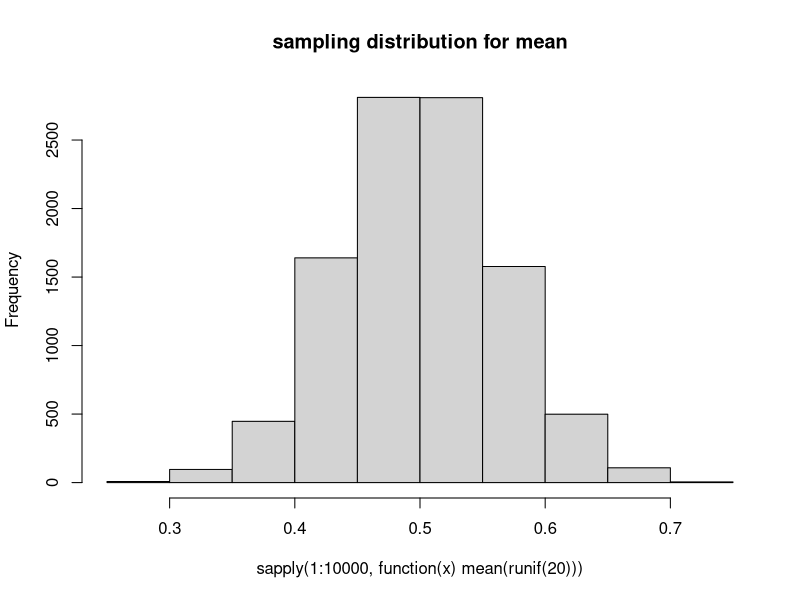
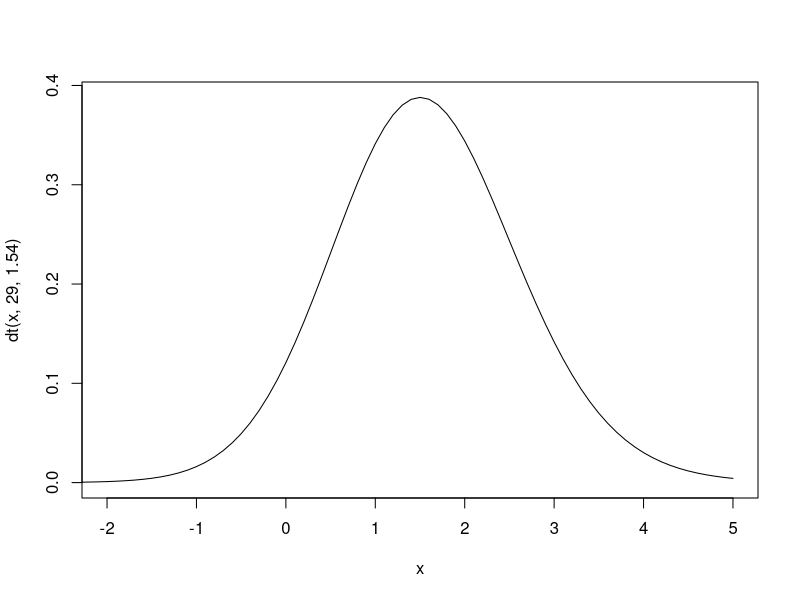
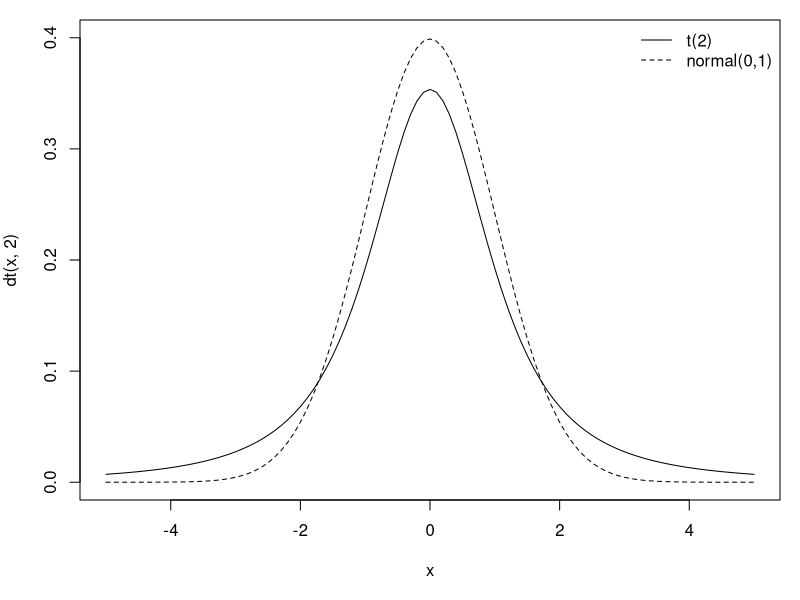
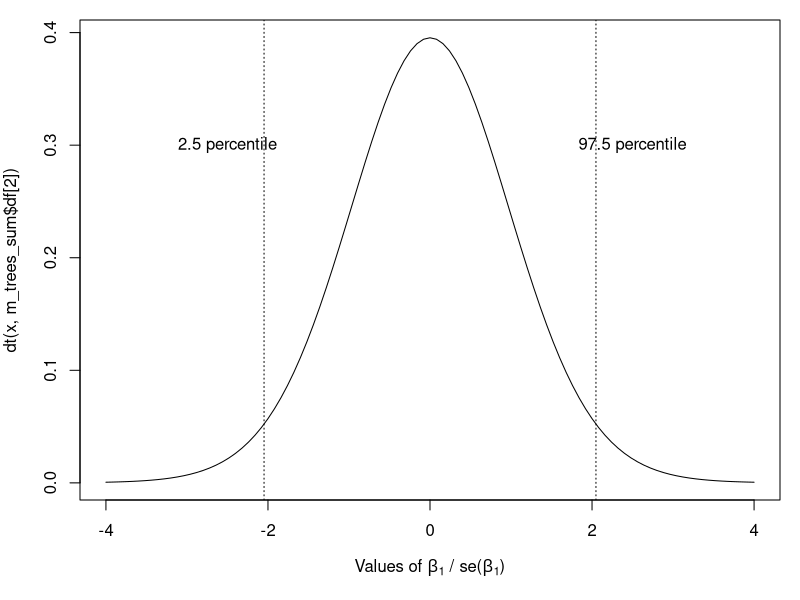
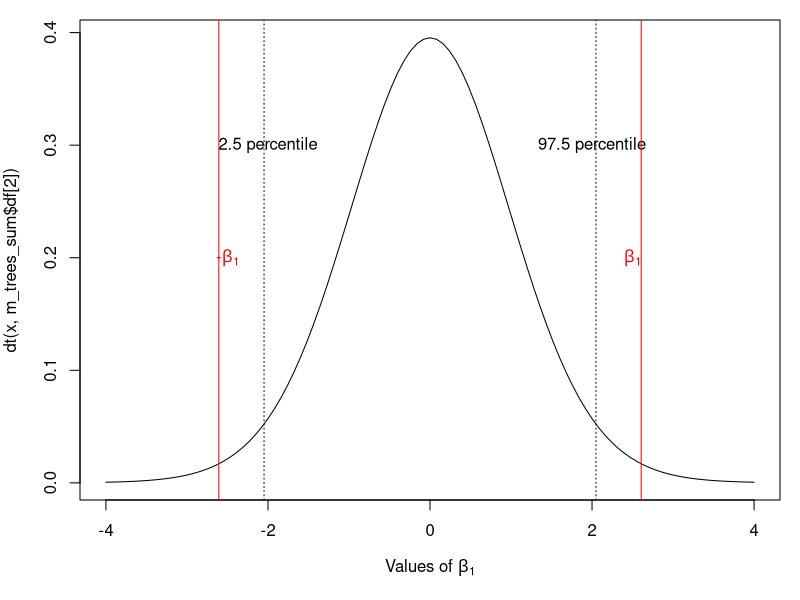

Generate these figures, in order, with R:
## ---- chunk 1
library(car)
library(carData)
data(trees)
## ---- chunk 2

# take 10,000 random samples of 20 from uniform population on 0-1
hist(sapply(1:10000, function(x) mean(runif(20))), main="sampling distribution for mean")

## ---- chunk 3
summary(lm(Volume ~ Height, data = trees))
## ---- chunk 4
curve(dt(x, 29, 1.54), -5, 5, xlim=c(-2, 5))
## ---- chunk 5
# define vars
X <- as.matrix(cbind(rep(1, nrow(trees)), 
                     trees[, c("Height", "Girth")]))
y <- trees$Volume

# estimate parameters
beta <- solve(t(X) %*% X) %*% t(X) %*% y

# calculate residuals
uhat <- as.numeric(y - X %*% beta)

# estimate residual variance (MSE / degrees of freedom)
s2 <- sum(uhat^2) / (nrow(X) - length(beta))

# calculate variance-covariance matrix
var_cov <- s2 * (solve(t(X) %*% X))

# standard errors
se <- sqrt(diag(var_cov))

# print coefs and SEs
round(cbind(beta, se), 4)
## ---- chunk 6
# using lm
m_trees <- lm(Volume ~ Height + Girth, data = trees)
m_trees_sum <- summary(m_trees)

# print coefs and SEs from summary object
round(m_trees_sum$coefficients[,c(1,2)], 4)
## ---- chunk 7
par(mar=c(5,4,1,1))
curve(dt(x, 2), -5, 5, ylim=c(0,0.4))
curve(dnorm(x, 0, 1), -5, 5, add=T, lty=2)
legend("topright", c("t(2)","normal(0,1)"), lty=1:2, bty="n")
## ---- chunk 8
curve(dt(x, m_trees_sum$df[2]), -4, 4, xlab=expression(paste("Values of ", beta[1], " / se(", beta[1], ")")))
abline(v=c(qt(0.025, m_trees_sum$df[2]), qt(0.975, m_trees_sum$df[2])), lty=3)
text(-2.5, 0.3, "2.5 percentile")
text(2.5, 0.3, "97.5 percentile")
## ---- chunk 9
# continuing the above code

# the t-statistic standardizes the coefficient
tstats <- beta / se

# the p value characterizes how extreme the t statistic is under the null
pvals <- ( 1 - pt(abs(tstats), df = nrow(X) - ncol(X)) ) * 2

reg_table <- data.frame(estimate = beta, 
                        stderr = se,
                        tstat = tstats, 
                        pval = pvals)

round(reg_table, 4)
## ---- chunk 10
curve(dt(x, m_trees_sum$df[2]), -4, 4, xlab=expression(paste("Values of ", beta[1])))
abline(v=c(qt(0.025, m_trees_sum$df[2]), qt(0.975, m_trees_sum$df[2])), lty=3)
text(-2, 0.3, "2.5 percentile")
text(2, 0.3, "97.5 percentile")
abline(v=m_trees_sum$coefficients[2] / sqrt(diag(vcov(m_trees)))[2], col="red")
text(2.5, 0.2, expression(paste(beta[1])), col="red")
abline(v=-m_trees_sum$coefficients[2] / sqrt(diag(vcov(m_trees)))[2], col="red")
text(-2.5, 0.2, expression(paste("-", beta[1])), col="red")
## ---- chunk 11
library(carData)
summary(BEPS)
## ---- chunk 12
m_beps <- lm(Europe ~ age + gender + economic.cond.national + economic.cond.household + political.knowledge, data = BEPS)
summary(m_beps)
## ---- chunk 13
# test whether polknow coef is diff from -0.5
B <- coef(m_beps)["political.knowledge"]
se <- sqrt(diag(vcov(m_beps)))["political.knowledge"]
df <- m_beps$df.residual
test_value <- -0.5

# the t-statistic standardizes the coefficient
tstat <- (B - test_value) / se

# the p value characterizes how extreme the t statistic is under the null
pval <- (1-pt(abs(tstat), df = df))*2

table <- data.frame(estimate = B, 
                    stderr = se,
                    tstat = tstat, 
                    pval = pval)

round(table, 4)
## ---- chunk 14
# from our previous example
B <- coef(m_beps)
df <- m_beps$df.residual
se <- sqrt(diag(vcov(m_beps)))

# calculate 95% CI for age coef
B["age"] + qt(c(0.025, 0.975), df) * se["age"]

# compare
confint(m_beps)
## ---- chunk 15
# brms = Bayesian regression modeling with stan
#library(brms)

# estimate trees with lm
confint(lm(Volume ~ Height + Girth, trees))

# estimate trees with brms (uninformative priors)
#summary(brm(Volume ~ Height + Girth, trees))

# Regression Coefficients from brms:
#           Estimate Est.Error l-95% CI u-95% CI Rhat Bulk_ESS Tail_ESS
# Intercept   -57.91      8.97   -75.57   -40.63 1.00     3867     3303
# Height        0.34      0.14     0.07     0.60 1.00     3284     2584
# Girth         4.71      0.28     4.15     5.25 1.00     3127     2482

## ---- chunk 16
summary(m_beps)
## ---- chunk 17
# get relevant variances and covariances from var-cov matrix of coefficients
var_N <- vcov(m_beps)["economic.cond.national","economic.cond.national"]
var_H <- vcov(m_beps)["economic.cond.household","economic.cond.household"]
cov_NH <- vcov(m_beps)["economic.cond.national","economic.cond.household"]

# var and standard error of linear combination
var_NH <- var_N + var_H - 2*cov_NH
se_NH <- sqrt(var_NH)

# calculate test stat
( coef(m_beps)["economic.cond.national"] - coef(m_beps)["economic.cond.household"] ) / se_NH
## ---- chunk 18
m_beps_NH <- lm(Europe ~ age + gender 
                + economic.cond.national 
                + I(economic.cond.national + economic.cond.household) 
                + political.knowledge, data = BEPS)
summary(m_beps_NH)
## ---- chunk 19
# estimate restricted and unrestricted models
m1_r <- lm(Europe ~ 1, data = m_beps$model)
m1_ur <- m_beps

# summary
summary(m1_ur)
## ---- chunk 20
# difference in sum of squared residuals
SS_diff <- sum(m1_r$residuals^2) - sum(m1_ur$residuals^2)

# difference in degrees of freedom
df_diff <- m1_r$df.residual - m1_ur$df.residual

# SS resid for unrestricted model
SS_ur <- sum(m1_ur$residuals^2)

# degrees of freedom (unrestricted)
df_ur <- m1_ur$df.residual 

# calculate F stat
Fstat <- (SS_diff/df_diff) / (SS_ur/df_ur)

# p-value
cbind(F = Fstat, p = 1 - pf(Fstat, df_diff, df_ur))
## ---- chunk 21
anova(m1_r, m1_ur)
## ---- chunk 22
summary(m_beps)
## ---- chunk 23
anova( update(m_beps, . ~ . - age - gender, data = m_beps$model),
       m_beps
)
## ---- chunk 24
linearHypothesis(m_beps, "age = 0")
## ---- chunk 25
linearHypothesis(m_beps, c("age = 0", "gendermale=0"))
## ---- chunk 26
linearHypothesis(m_beps, "economic.cond.national = -0.5")
## ---- chunk 27
linearHypothesis(m_beps, "economic.cond.national - economic.cond.household = 0")
## ---- chunk 28
linearHypothesis(m_beps, "economic.cond.national - 2*economic.cond.household = 0")
